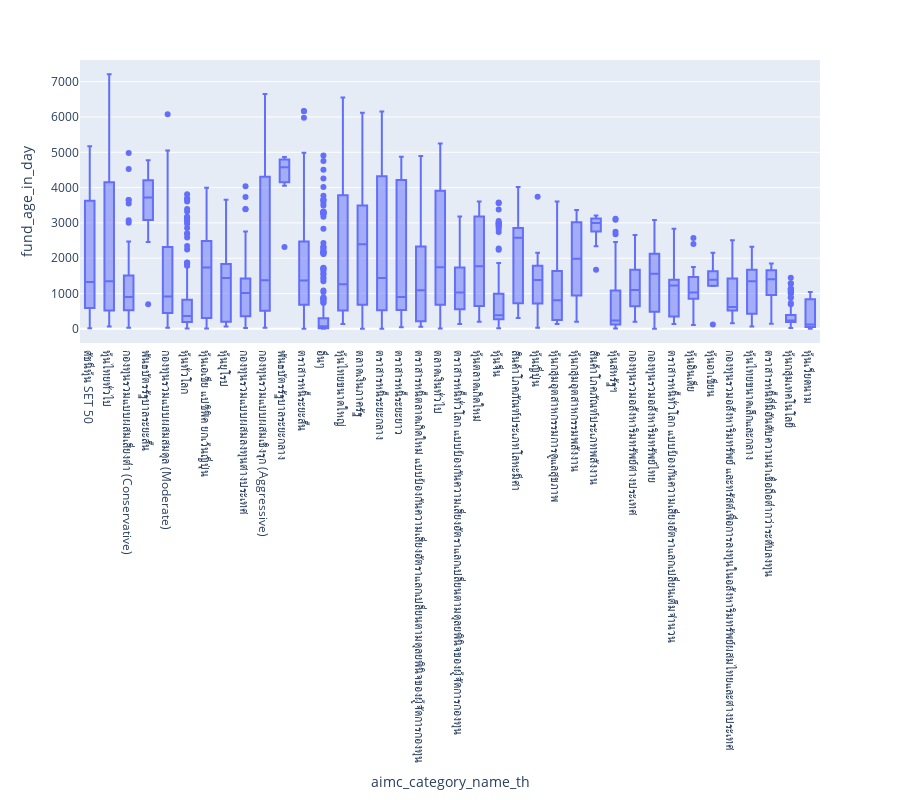

Notebook source saved alongside this figure:
### Code cell
px.box(fund_df, x='aimc_category_name_th', y='fund_age_in_day', height=800)

### Figure 1 — Plotly figure (JSON) as saved in the notebook; plotly's stock layout.template omitted (floating-point values rounded to 4 significant figures; data arrays with more than 128 entries replaced by an {"elided": "..."} marker saying what was removed)
{"data": [{"alignmentgroup": "True", "hovertemplate": "aimc_category_name_th=%{x}<br>fund_age_in_day=%{y}<extra></extra>", "legendgroup": "", "marker": {"color": "#636efa"}, "name": "", "notched": false, "offsetgroup": "", "orientation": "v", "showlegend": false, "type": "box", "x": {"elided": "2448 str values"}, "x0": " ", "xaxis": "x", "y": {"elided": "2448 int values"}, "y0": " ", "yaxis": "y"}], "layout": {"boxmode": "group", "height": 800, "legend": {"tracegroupgap": 0}, "margin": {"t": 60}, "xaxis": {"anchor": "y", "domain": [0, 1], "title": {"text": "aimc_category_name_th"}}, "yaxis": {"anchor": "x", "domain": [0, 1], "title": {"text": "fund_age_in_day"}}}}
